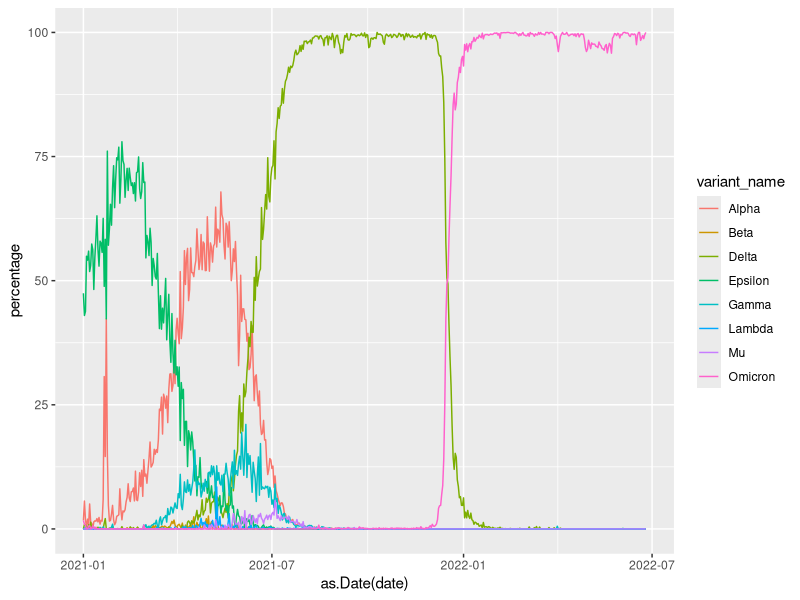

The R source for this figure:
## ---- chunk 1
variants_data <- read.csv('covid19_variants.csv')
variants_data
## ---- chunk 2
no_total_and_other <- variants_data[variants_data$variant_name != "Total" & variants_data$variant_name != "Other",]
## ---- chunk 3
library(ggplot2)
## ---- chunk 4
ggplot(data=no_total_and_other, aes(as.Date(date), percentage, color=variant_name)) + 
  geom_line()
